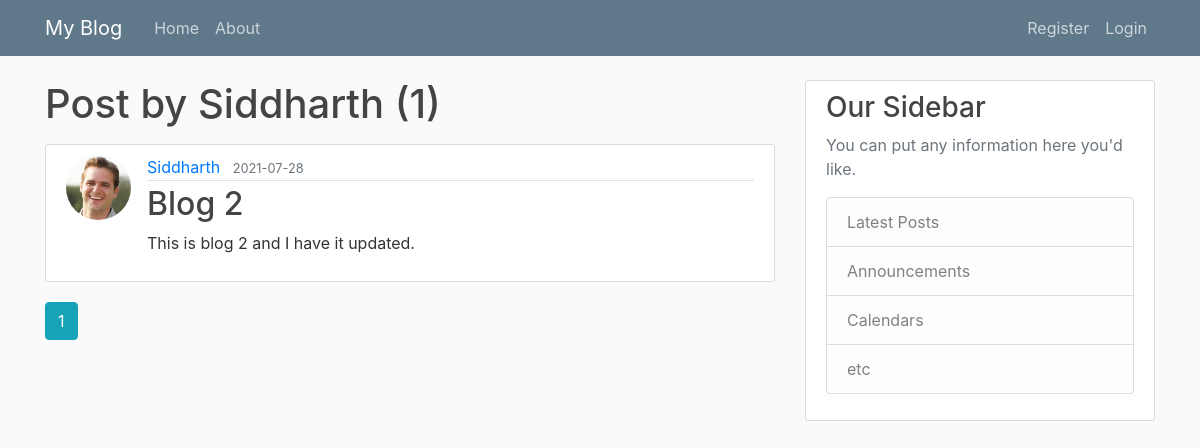
Page /user/Siddharth on the earlier database version.
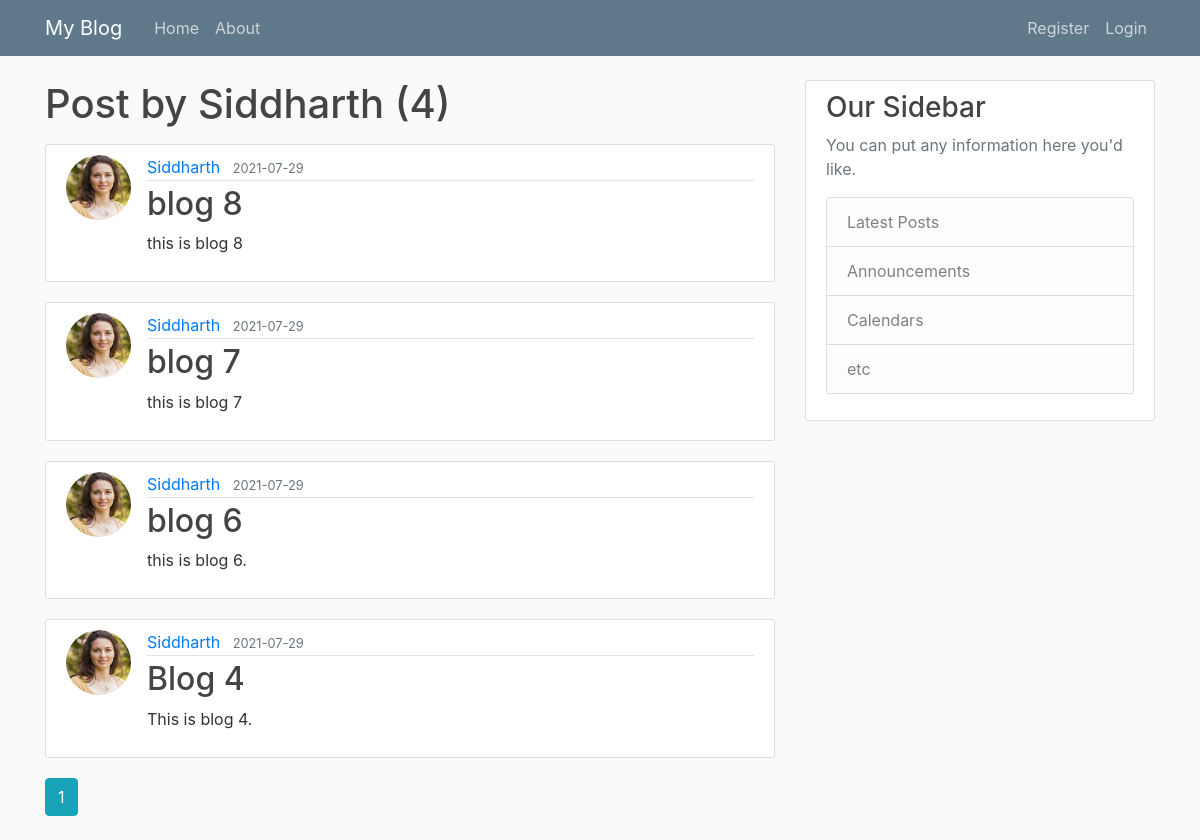
Same page on the later database version.
### flask_blog/models.py (models this page shows, shortened)
class Post(db.Model):
    id = db.Column(db.Integer, primary_key=True)
    title = db.Column(db.String(100), nullable = False)
    date_posted = db.Column(db.DateTime, nullable = False, default = datetime.utcnow)
    content = db.Column(db.Text, nullable = False)
    post_id = db.Column(db.Integer, db.ForeignKey('user.id'), nullable = False)
    '''user.id is lower case, because if reference to
    'user' table name that is created for User
    class and it is default to class name lowercase.'''

class User(db.Model, UserMixin):
    id = db.Column(db.Integer, primary_key = True)
    username = db.Column(db.String(20), unique= True, nullable = False)
    email = db.Column(db.String(120), unique= True, nullable = False)
    image_file = db.Column(db.String(20), unique = False, nullable = False, default = 'default.jpeg')
    password = db.Column(db.String(60), unique = False, nullable = False)
    posts = db.relationship('Post', backref = 'author', lazy = True)

### flask_blog/users/routes.py (the view)
@users.route('/user/<string:username>')
def user_posts(username):
    page = request.args.get('page', 1, type=int)
    user = User.query.filter_by(username = username).first_or_404()
    posts = Post.query.filter_by(author = user)\
        .order_by(Post.date_posted.desc())\
        .paginate(page = page, per_page=5)
    return render_template('user_posts.html', posts = posts, user= user)

### flask_blog/templates/user_posts.html
{% extends "layout.html" %}
{% block content %}
    <h1 class="mb-3"> Post by {{ user.username }} ({{ posts.total }})</h1>
    {% for post in posts.items %}
        <article class="media content-section">
          <img class="rounded-circle article-img" src="{{ url_for('static', filename='profile_pics/' + post.author.image_file) }}">
          <div class="media-body">
            <div class="article-metadata">
              <a class="mr-2" href="{{ url_for('users.user_posts', username = post.author.username )}}">{{ post.author.username }}</a>
              <small class="text-muted">{{ post.date_posted.strftime('%Y-%m-%d') }}</small>
            </div>
            <h2><a class="article-title" href="{{url_for('posts.post',post_id=post.id)}}">{{ post.title }}</a></h2>
            <p class="article-content">{{ post.content }}</p>
          </div>
        </article>
    {% endfor %}
    {% for page_num in posts.iter_pages(left_edge=1, right_edge=1, left_current=1, right_current=2 ) %}
        {% if page_num %}
            {% if posts.page == page_num %}
                <a class='btn btn-info mb-4' href="{{ url_for('users.user_posts',username=user.username, page=page_num) }}"> {{ page_num }}</a>
            {% else %}
                <a class='btn btn-outline-info mb-4' href="{{ url_for('users.user_posts',username=user.username, page=page_num) }}"> {{ page_num }}</a>
            {% endif %}
        {% else %}
            ...
        {% endif %}
    {% endfor %}
{% endblock content %}

Differences in the rows shown:
removed Post: image_file (picture), author.username "Siddharth", date_posted "2021-07-28", title "Blog 2", content "This is blog 2 and I have it updated."
added Post: image_file (picture), author.username "Siddharth", date_posted "2021-07-29", title "blog 8", content "this is blog 8"
added Post: image_file (picture), author.username "Siddharth", date_posted "2021-07-29", title "blog 7", content "this is blog 7"
added Post: image_file (picture), author.username "Siddharth", date_posted "2021-07-29", title "blog 6", content "this is blog 6."
added Post: image_file (picture), author.username "Siddharth", date_posted "2021-07-29", title "Blog 4", content "This is blog 4."
Other differences:
{{ posts.total }}: "1" → "4"
